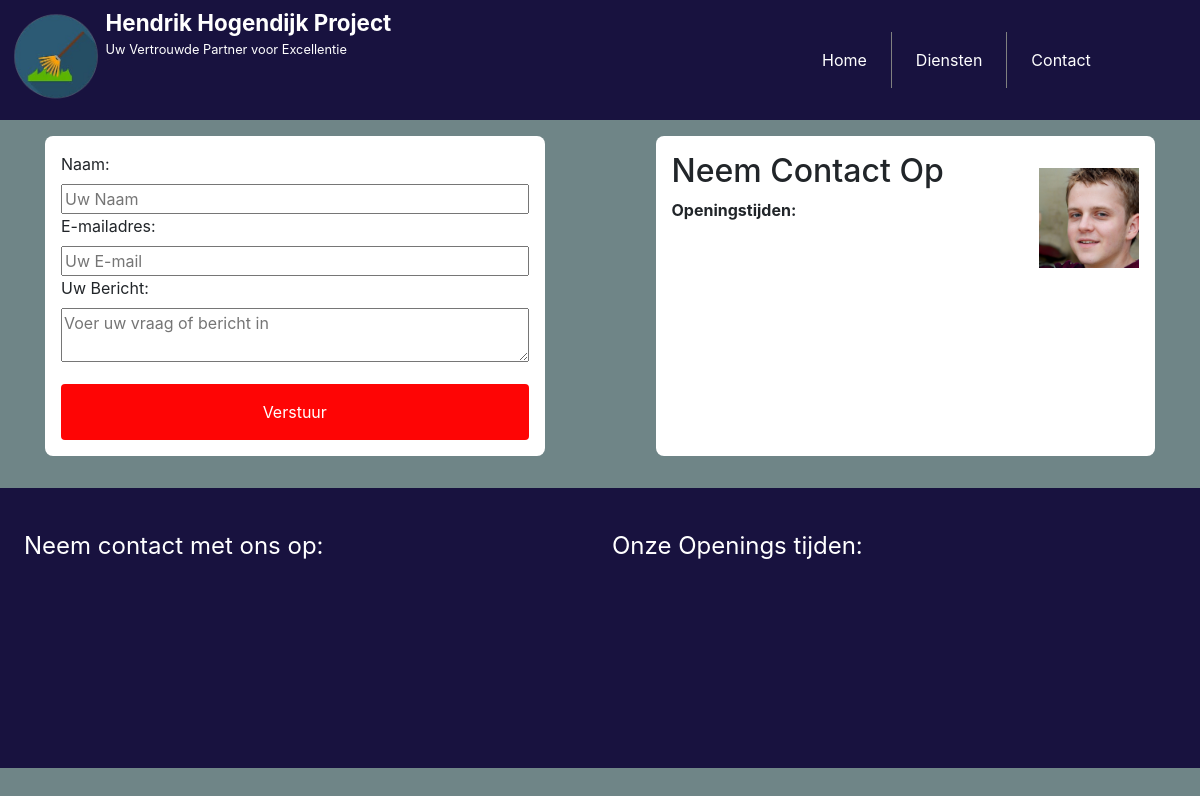
Page /contact.php on the earlier database version.
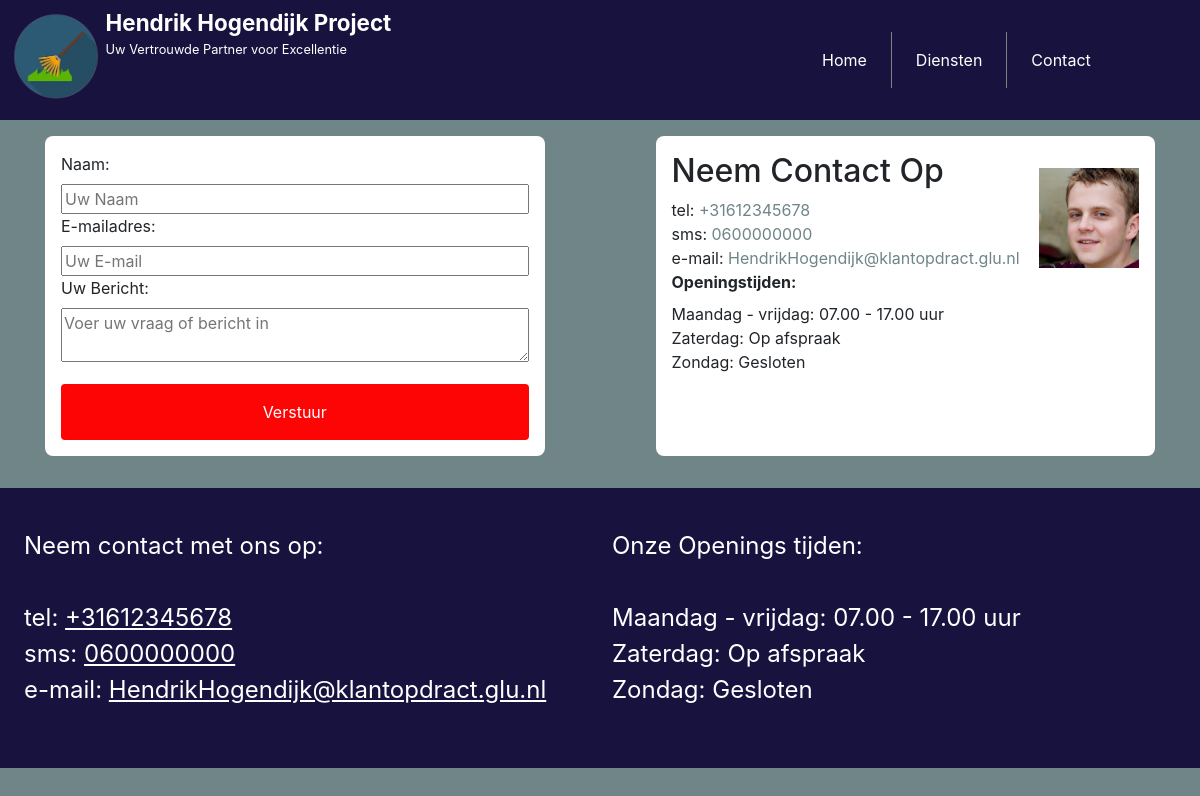
Same page on the later database version.
### tables this page shows
CREATE TABLE `informatie` (
  `info_id` int(11) NOT NULL,
  `info_type` int(11) NOT NULL,
  `info_prefix` varchar(255) NOT NULL,
  `info_tekst` varchar(255) NOT NULL
);

### contact.php (the view, shortened to what this page needs)
<?php
include('assets/core/header.php')
?>
    <div class="container">
    <form action="" method="post">
            <label for="name">Naam:</label>
            <input type="text" id="name" name="naam" placeholder="Uw Naam" value="<?php echo isset($_POST['naam']) ? $_POST['naam'] : ''; ?>" required>
            <label for="email">E-mailadres:</label>
            <input type="email" id="email" name="email" placeholder="Uw E-mail" value="<?php echo isset($_POST['email']) ? $_POST['email'] : ''; ?>" required>
            <label for="message">Uw Bericht:</label>
            <textarea id="message" name="bericht" placeholder="Voer uw vraag of bericht in" required><?php echo isset($_POST['bericht']) ? $_POST['bericht'] : ''; ?></textarea>
            <button type="submit">Verstuur</button>
        </form>
        <div class="contact-info">
        <img src="assets/img/henrik.png" alt="Hendrik Hogendijk" width="150" height="100">
            <h2>Neem Contact Op</h2>
            <?php
            $sql = "SELECT info_prefix, info_tekst FROM informatie WHERE info_type = 1";
            $liqry = $con->prepare($sql);
            if ($liqry === false) {
                echo mysqli_error($con);
            } else {
                $liqry->bind_result($info_prefix, $info_tekst);
                if ($liqry->execute()) {
                    $liqry->store_result();
                    while ($liqry->fetch()) {
                        if ($info_prefix != 'mailto') {
                            echo $info_prefix . ": " . "<a href='" . $info_prefix . ":" . $info_tekst ."'>" . $info_tekst . "</a>" ."<br>";
                            }
                            if ($info_prefix == 'mailto') {
                                echo "e-mail". ": " . "<a href='" . $info_prefix . ":" . $info_tekst ."'>" . $info_tekst . "</a>" ."<br>";
                            }
                    }
                }
            }
            ?>
            <p><b>Openingstijden:</b></p>
            <?php
            $sql = "SELECT info_prefix, info_tekst FROM informatie WHERE info_type = 2";
            $liqry = $con->prepare($sql);
            if ($liqry === false) {
                echo mysqli_error($con);
            } else {
                $liqry->bind_result($info_prefix, $info_tekst);
                if ($liqry->execute()) {
                    $liqry->store_result();
                    while ($liqry->fetch()) {
                        echo $info_prefix . " " . $info_tekst . "<br>";
                    }
                }
            }
            ?>
        </div>
    </div>
<?php
include('assets/core/footer.php');
?>

### assets/core/footer.php (shortened to what this page needs)
<div class="footer">
    <div class="footer-contact">
        Neem contact met ons op: <br><br>
        <?php
        $sql = "SELECT info_prefix, info_tekst FROM informatie WHERE info_type = 1";
        $liqry = $con->prepare($sql);
        if ($liqry === false) {
            echo mysqli_error($con);
        } else {
            $liqry->bind_result($info_prefix, $info_tekst);
            if ($liqry->execute()) {
                $liqry->store_result();
                while ($liqry->fetch()) {
                    if ($info_prefix != 'mailto') {
                    echo $info_prefix . ": " . "<a class='t-col-white t-deco-link' href='" . $info_prefix . ":" . $info_tekst ."'>" . $info_tekst . "</a>" ."<br>";
                    }
                    if ($info_prefix == 'mailto') {
                        echo "e-mail" . ": " . "<a class='t-col-white t-deco-link' href='" . $info_prefix . ":" . $info_tekst ."'>" . $info_tekst . "</a>" ."<br>";
                    }
                }
            }
        }
        ?>
    </div>
    <div class="footer-dagen">
    Onze Openings tijden: <br><br>
        <?php
        $sql = "SELECT info_prefix, info_tekst FROM informatie WHERE info_type = 2";
        $liqry = $con->prepare($sql);
        if ($liqry === false) {
            echo mysqli_error($con);
        } else {
            $liqry->bind_result($info_prefix, $info_tekst);
            if ($liqry->execute()) {
                $liqry->store_result();
                while ($liqry->fetch()) {
                    echo $info_prefix . " " . $info_tekst . "<br>";
                }
            }
        }
        ?>
    </div>
</div>
</body>
</html>

Differences in the rows shown:
added informatie: info_prefix "tel", info_tekst "+31612345678"
added informatie: info_prefix "sms", info_tekst "0600000000"
added informatie: info_tekst "HendrikHogendijk@klantopdract.glu.nl"
added informatie: info_prefix "Maandag - vrijdag:", info_tekst "07.00 - 17.00 uur"
added informatie: info_prefix "Zaterdag:", info_tekst "Op afspraak"
added informatie: info_prefix "Zondag:", info_tekst "Gesloten"
